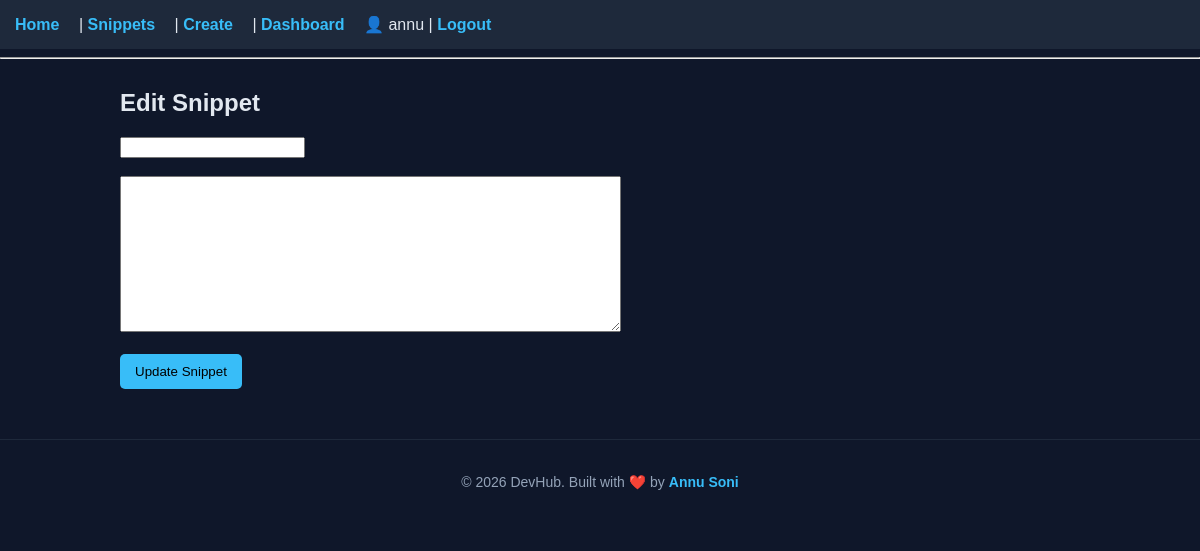
The app's page /edit/13 (signed in), older data.
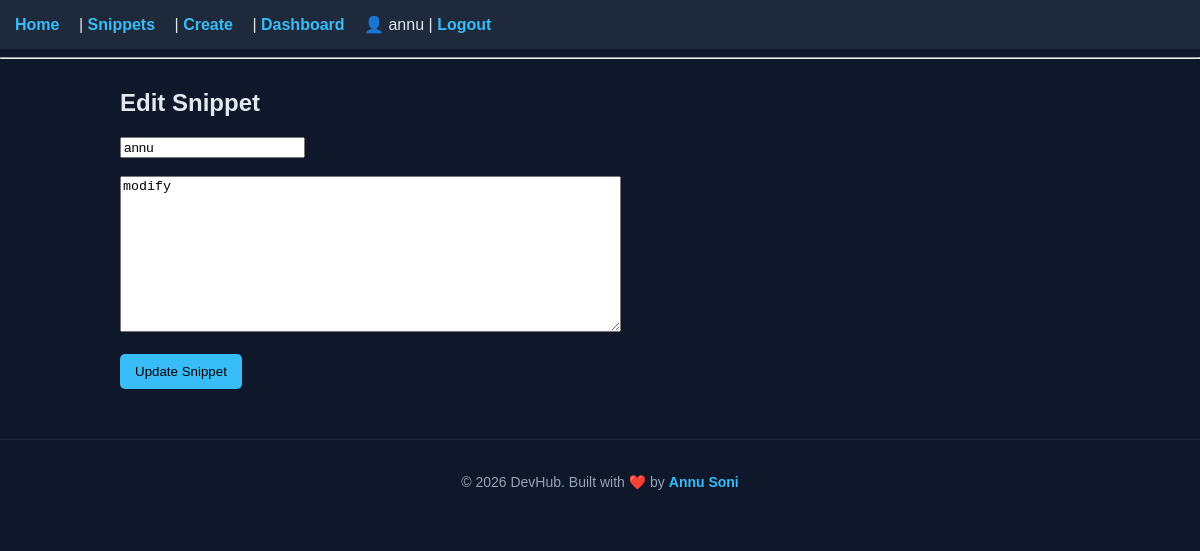
The same page, newer data.
### tables this page shows
CREATE TABLE snippets(
id INTEGER PRIMARY KEY AUTOINCREMENT,
title TEXT,
code TEXT,
author TEXT
, likes INTEGER DEFAULT 0);

### app.py (the view, shortened to what this page needs)
@app.route("/edit/<int:id>", methods=["GET","POST"])
def edit_snippet(id):
    conn = sqlite3.connect("database/db.sqlite3")
    cursor = conn.cursor()
    cursor.execute("SELECT * FROM snippets WHERE id=?", (id,))
    snippet = cursor.fetchone()
    conn.close()
    return render_template("edit_snippet.html", snippet=snippet)

### templates/edit_snippet.html
{% extends "base.html" %}
{% block content %}
<h2>Edit Snippet</h2>
<form method="POST">
<input type="text" name="title" value="{{snippet[1]}}"><br><br>
<textarea name="code" rows="10" cols="60">
{{snippet[2]}}
</textarea><br><br>
<button type="submit">Update Snippet</button>
</form>
{% endblock %}

### templates/base.html (shortened to what this page needs)
<!DOCTYPE html>
<html>
<head>
    <link rel="stylesheet" href="{{ url_for('static', filename='css/style.css') }}">
    <link href="https://cdn.jsdelivr.net/npm/prismjs/themes/prism-tomorrow.css" rel="stylesheet">
</head>
<body>
<nav>
{% if session.get("user") %}
    <a href="/">Home</a> |
    <a href="/snippets">Snippets</a> |
    <a href="/create">Create</a> |
    <a href="/dashboard">Dashboard</a> 👤 {{session.get("user")}} |
    <a href="/logout">Logout</a>
{% else %}
    <a href="/">Home</a> |
    <a href="/login">Login</a> |
    <a href="/register">Register</a>
{% endif %}
</nav>
<hr>
<div class="{% if request.path == '/login' or request.path == '/register' %}auth-page{% else %}container{% endif %}">
    {% block content %}
    {% endblock %}
</div>
<footer class="footer">
    <p>© 2026 DevHub. Built with ❤️ by <span>Annu Soni</span></p>
</footer>
</body>
</html>

### static/css/style.css (style rules this page uses)
body { font-family: Arial, sans-serif; background:#0f172a; color:#e2e8f0; margin:0; padding:0; }
nav { background:#1e293b; padding:15px; }
nav a { color:#38bdf8; margin-right:15px; text-decoration:none; font-weight:bold; }
.container { width:80%; margin:auto; margin-top:30px; }
button { background:#38bdf8; border:none; padding:10px 15px; border-radius:5px; cursor:pointer; }
.footer { text-align:center; padding:20px; margin-top:50px; background:#0f172a; color:#94a3b8; font-size:14px; border-top:1px solid #1e293b; }
.footer span { color:#38bdf8; font-weight:bold; }

Row changes from the older to the newer data that the page shows:
added snippets: title "annu", code "modify"
